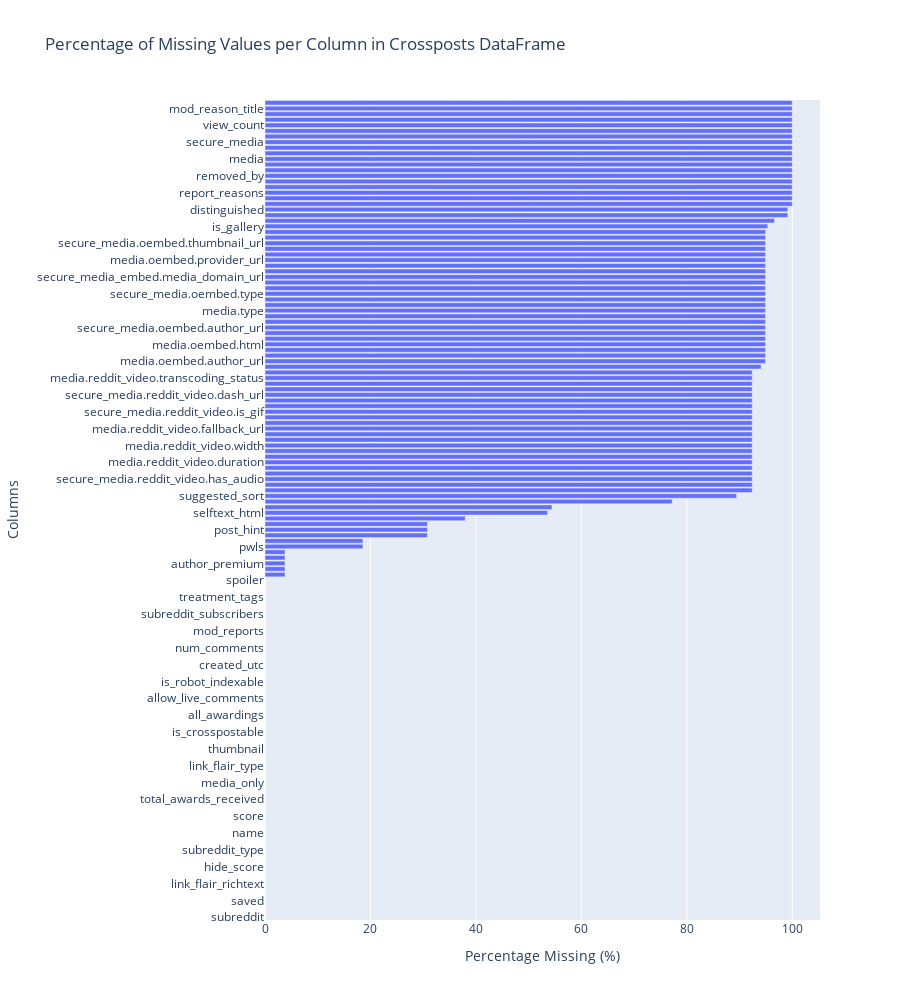

Notebook code for this chart:
### Code cell
# Calculate missing values and related metrics
crossposts_missing_values = crossposts_df_filtered.isnull().sum()
crossposts_total_rows = len(crossposts_df_filtered)
crossposts_non_missing_values = crossposts_total_rows - crossposts_missing_values
crossposts_missing_percentage = (crossposts_missing_values / crossposts_total_rows) * 100

crossposts_missing_summary = pd.DataFrame({
    'Column Name': crossposts_missing_values.index,
    'Missing Values': crossposts_missing_values.values,
    'Non-Missing Values': crossposts_non_missing_values.values,
    'Total Occurrences': crossposts_total_rows,
    'Percentage Missing': crossposts_missing_percentage.values
})

crossposts_missing_summary_sorted = crossposts_missing_summary.sort_values(by='Percentage Missing', ascending=True)

print("Detailed Missing Values Report for Crossposts DataFrame:\n")
print(crossposts_missing_summary_sorted.to_string(index=False))

fig = px.bar(crossposts_missing_summary_sorted,
             y='Column Name', 
             x='Percentage Missing', 
             orientation='h', 
             title='Percentage of Missing Values per Column in Crossposts DataFrame',
             labels={'Column Name': 'Columns', 'Percentage Missing': 'Percentage Missing (%)'},
             height=1000)

fig.update_traces(hovertemplate='Column: %{y}<br>Percentage Missing: %{x:.2f}%')

fig.show()

### Figure 1 — Plotly figure (JSON) as saved in the notebook; plotly's stock layout.template omitted (floating-point values rounded to 4 significant figures; data arrays with more than 128 entries replaced by an {"elided": "..."} marker saying what was removed)
{"data": [{"hovertemplate": "Column: %{y}<br>Percentage Missing: %{x:.2f}%", "legendgroup": "", "marker": {"color": "#636efa", "pattern": {"shape": ""}}, "name": "", "orientation": "h", "showlegend": false, "textposition": "auto", "type": "bar", "x": {"elided": "146 float values"}, "xaxis": "x", "y": {"elided": "146 str values"}, "yaxis": "y"}], "layout": {"barmode": "relative", "height": 1000, "legend": {"tracegroupgap": 0}, "title": {"text": "Percentage of Missing Values per Column in Crossposts DataFrame"}, "xaxis": {"anchor": "y", "domain": [0, 1], "title": {"text": "Percentage Missing (%)"}}, "yaxis": {"anchor": "x", "domain": [0, 1], "title": {"text": "Columns"}}}}
